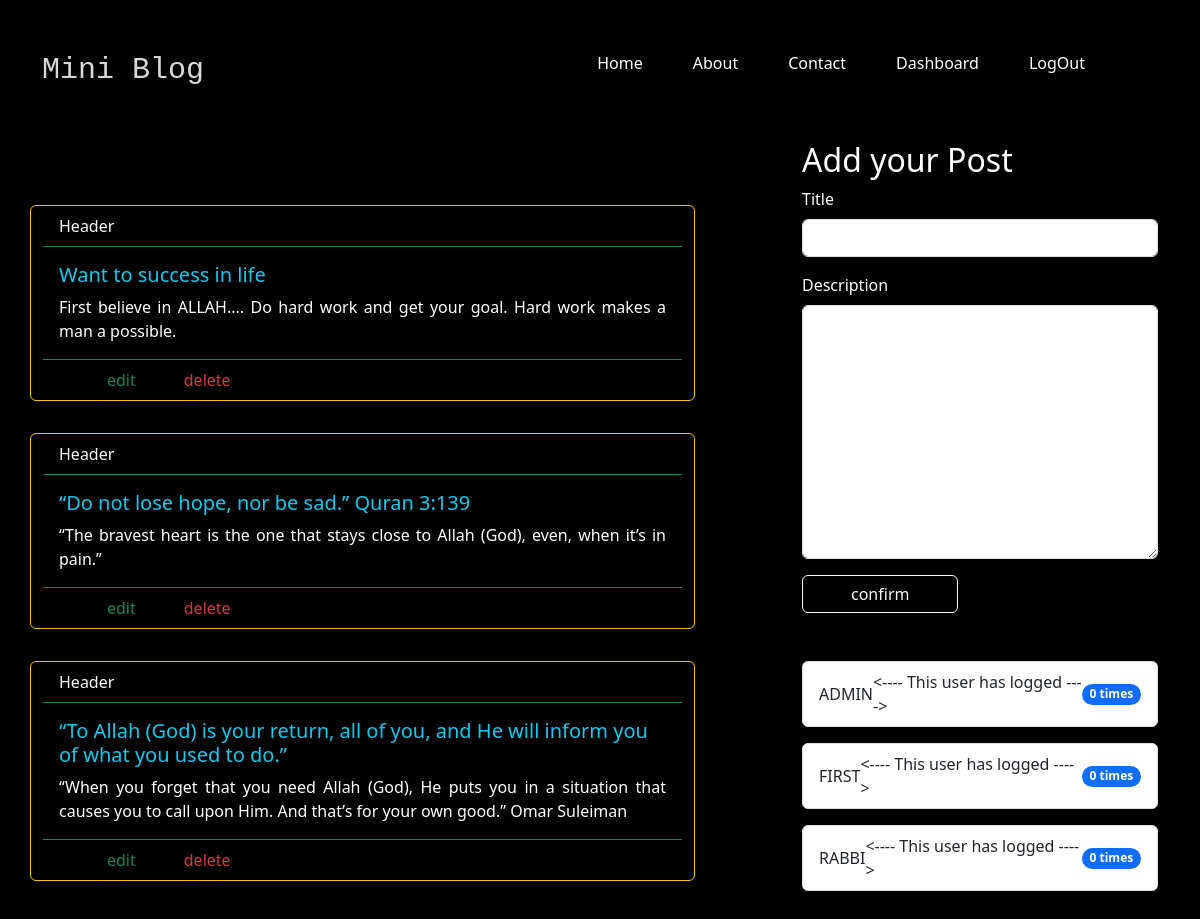
The page /dashboard/ (signed in) on the database its author committed.
### core/models.py (models this page shows)
class BlogModel(models.Model):
    title = models.CharField(max_length=200)
    description = models.TextField()
    REQUIRED_FIELDS = ["title", "description"]

### core/views.py (the view)
# urls.py: path('dashboard/', views.dashboard, name='dashboard'),
def dashboard(request):
    if request.user.is_superuser is False:
        return redirect('home')
    if request.method == 'POST':
        blogForm = BlogForm(request.POST, label_suffix="")
        if blogForm.is_valid():
            blogForm.save()
            return redirect('home')
    else:
        blogForm = BlogForm(label_suffix="")
    blogs = BlogModel.objects.all()
    userLoginCount = {}
    users = User.objects.all()
    for user in users:
        userLoginCount[user.username] = cache.get(
            user.username, default=0, version=user.id)
    print(userLoginCount)
    return render(request, 'core/dashboard.html', {'blogForm': blogForm, 'blogs': blogs, "userLoginCount": userLoginCount})

### core/forms.py
class BlogForm(forms.ModelForm):
    class Meta:
        model = BlogModel
        fields = '__all__'
    def __init__(self, *args, **kwargs):
        super().__init__(*args, **kwargs)
        for field in self.fields.values():
            field.widget.attrs['class'] = 'form-control mt-2'

### core/templates/core/dashboard.html (shortened to what this page needs)
{% extends "core/base.html" %}
{% load static %}
{% block content %}
<div class="container my-5">
    <div class="row">
        <div class="col-md-7 mt-5">
            <div class="row">
                {% for blog in blogs %}
                <div class="card bg-black border border-warning my-3">
                    <div class="card-header bg-black border-success text-light">Header</div>
                    <div class="card-body text-info bg-black">
                      <h5 class="card-title">{{blog.title}}</h5>
                      <p class="card-text text-white">{{blog.description}}</p>
                    </div>
                    <div class="card-footer bg-black border-success text-light">
                        <div class="d-flex flex-row">
                            <a href="{% url 'blogUpdate' blog.id %}" class="text-decoration-none link-success mx-5">edit</a>
                            <a href="{% url 'blogDelete' blog.id %}" class="text-decoration-none link-danger">delete</a>
                        </div>
                    </div>
                </div>
                {% endfor %}
            </div>
        </div>
        <div class="col-md-4 offset-1">
            <h2 class="text-white fw-light">Add your Post</h2>
            <form action="" method="post" novalidate>
                {% for blogForm in blogForm %}
                    <div class="text-white mb-3">
                        {{blogForm.label_tag}}
                        {{blogForm}}
                    </div>
                {% endfor %}
                <button type="submit" class="btn btn-outline-light px-5">confirm</button>
            </form>
            <div class="fw-light text-info mt-5">
                {% for user, loggedCount in userLoginCount.items %}
                    <ul class="list-group mb-3">
                        <li class="list-group-item d-flex justify-content-between align-items-center">
                          <b class="text-uppercase text-blck">{{user}}</b> <div class=""><---- This user has logged ----></div>
                          <span class="badge bg-primary rounded-pill">{{loggedCount}} times</span>
                        </li>
                    </ul>
                {% endfor %}
            </div>
        </div>
    </div>
</div>
{% endblock content %}

### core/static/core/css/style.css (style rules this page uses)
div ul li { list-style-type: none; }
p { text-align: justify; }

### core/templates/core/base.html (style rules this page uses)
body { background-color:black; }

### rows shown on the page
BlogModel: title "Want to success in life", description "First believe in ALLAH.... Do hard work and get your goal. Hard work makes a man a possible."
BlogModel: title "“Do not lose hope, nor be sad.” Quran 3:139", description "“The bravest heart is the one that stays close to Allah (God), even, when it’s in pain.”"
BlogModel: title "“To Allah (God) is your return, all of you, and He will inform you of what you used to do.”", description "“When you forget that you need Allah (God), He puts you in a situation that causes you to call upon Him. And that’s for your own good.” Omar Suleiman"

### other values the page prints
{{ blogForm.label_tag }} "Title" "Description"
{{ user }} "ADMIN" "FIRST" "RABBI"
{{ loggedCount }} "0" "0" "0"
